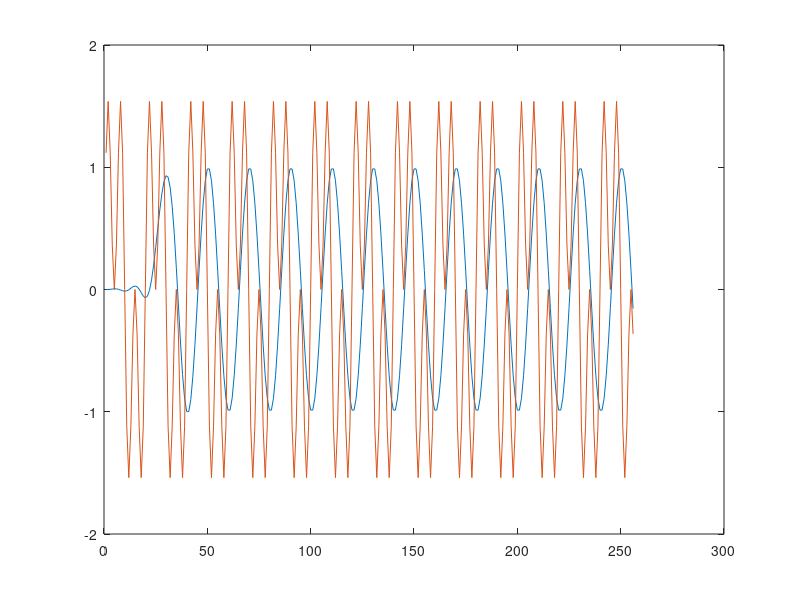

Write the MATLAB code that produced this figure.
clear;

f1= 50;
f2 = 150;
fs = 1000;
fc = 100;
n = 1:256;
N = 51;

x = sin(2*pi*f1*n/fs) + sin(2*pi*f2*n/fs);
B = fir1(N, fc/(fs/2));

%freqz(B,1,1e3,fs)

C = conv(B,x);
%Y = filter(B,1,x);

C = C(1:end-N);

plot(1:length(C), C, 1:length(x), x)


